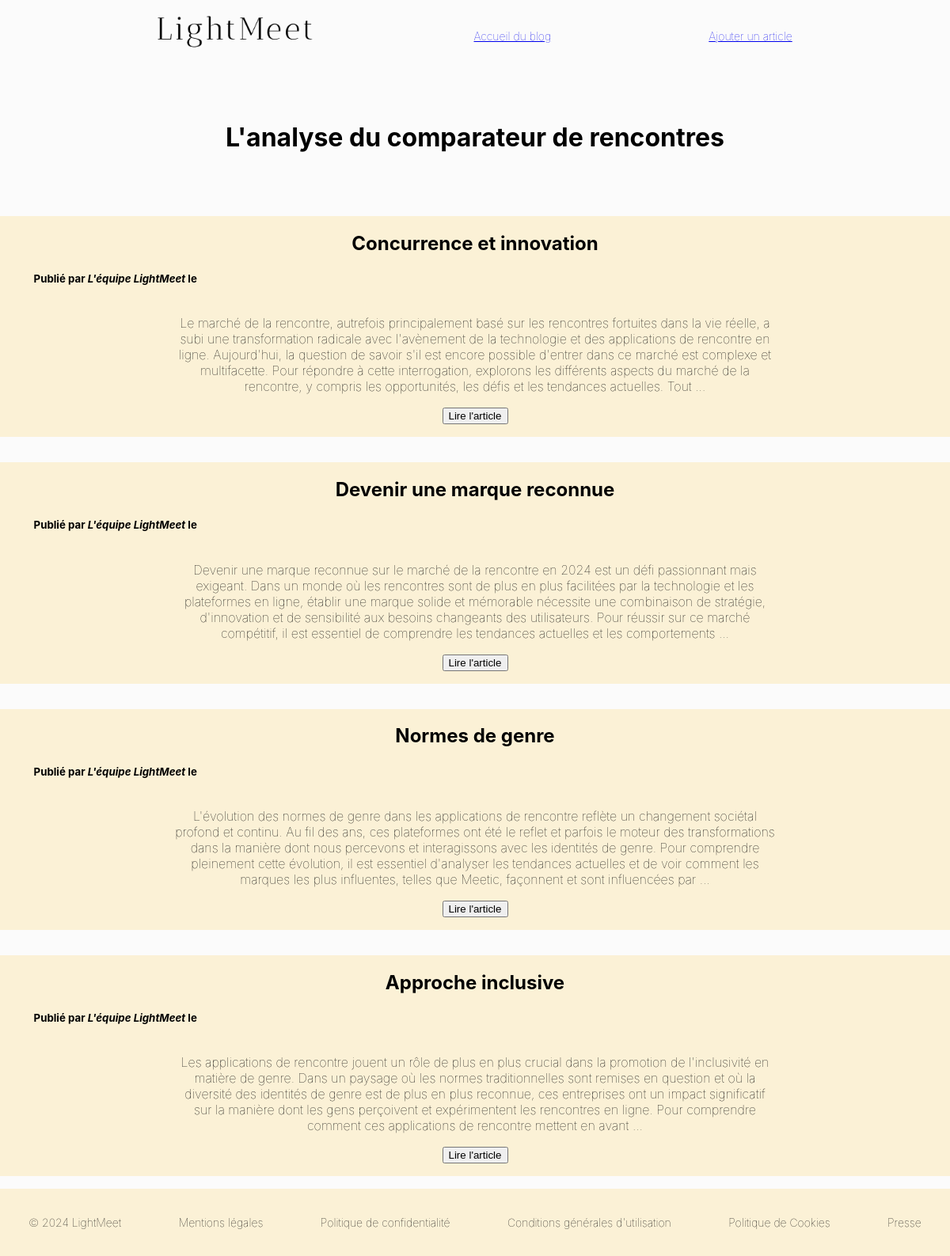
The page /blog/ on the database as committed earlier.
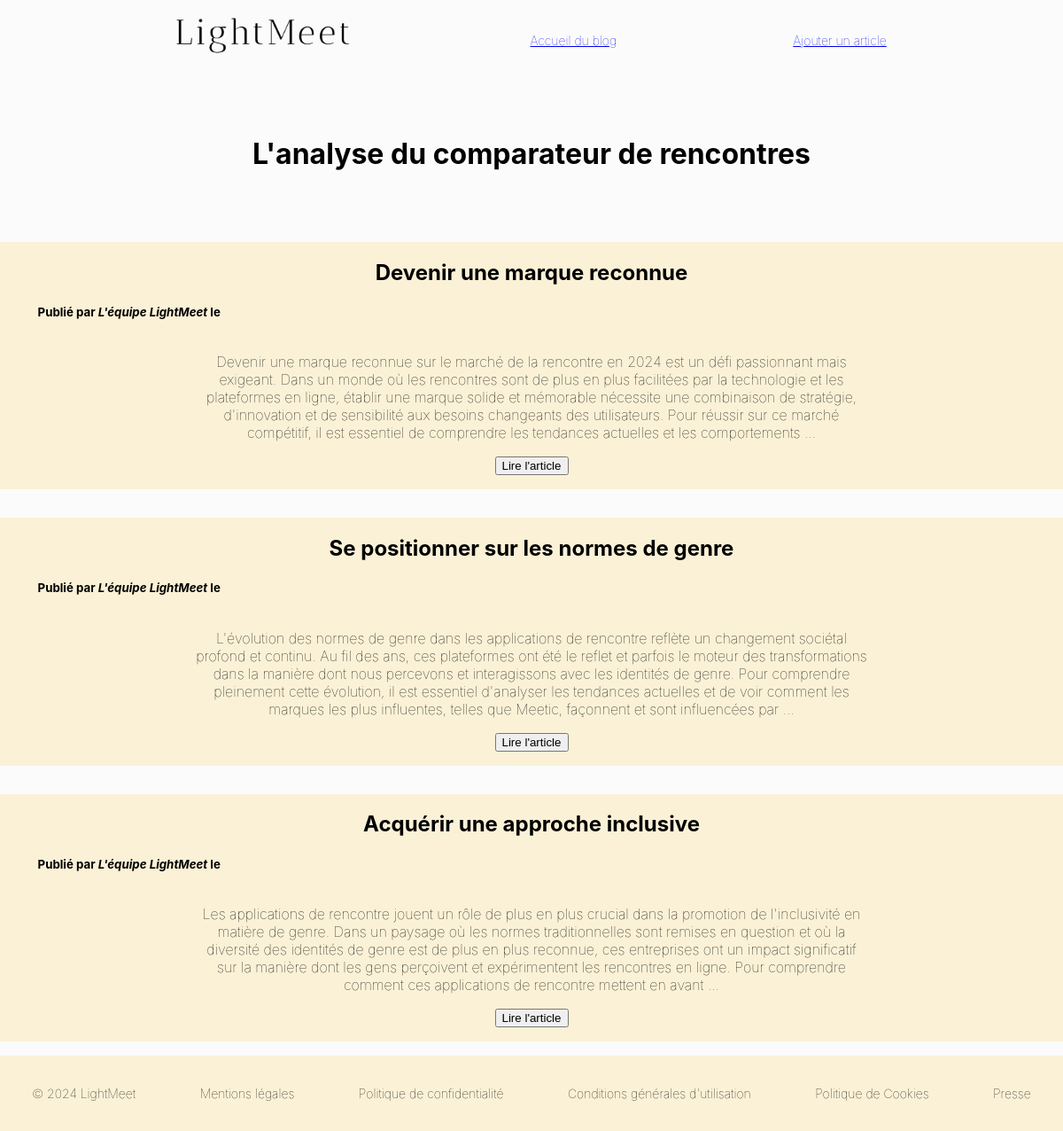
The same page on the database as committed later.
### posts/models.py (models this page shows, shortened)
class BlogPost(models.Model):
    image = models.FileField(upload_to='images_blog/',default='')
    title = models.CharField(max_length=255,unique=True,verbose_name="Titre")
    slug = models.SlugField(max_length=255,unique=True,blank=True)
    author = models.ForeignKey(User,on_delete=models.SET_NULL,null=True,blank=True)
    last_updated = models.DateTimeField(auto_now=True)
    created_on = models.DateField(blank=True,null=True)
    published = models.BooleanField(default=False,verbose_name="Publié")
    content = models.TextField(blank=True,verbose_name="Contenu")
    description = models.TextField(verbose_name="Description")
    class Meta:
        verbose_name = "Notre Article"
        verbose_name_plural = "Nos Articles"
        ordering=["-created_on"]

### posts/views.py (the view)
# urls.py: path('blog/', BlogHome.as_view(), name="blog_home"),
class BlogHome(ListView):
    model = BlogPost
    context_object_name = "posts"

### posts/templates/posts/blogpost_list.html (shortened to what this page needs)
{% extends 'posts/base_Posts.html' %}
{% load static %}
{% block css %}
<link rel="stylesheet" href="{% static 'posts/css/style_2.css' %}">
{{ block.super }}
<link rel="stylesheet" href="{% static 'posts/css/style_base.css' %}">
{% endblock %}
    {% block section %}
    <div class="container">
        <h1 class="Title">L'analyse du comparateur de rencontres</h1>
        {% for post in posts %}
        <article class="cardBlogPost">
            <div class="containerInfoBlog">
                <h2>{{ post.title }}</h2>
                <h5>Publié par <i>L'équipe LightMeet</i> le {{ post.created_on|date:'j F Y' }}</h5>
                <div class="containerTextButton">
                    <p>{{ post.content|safe|truncatewords:75 }}</p>
                    <form action="{% url  'blog_detail' slug=post.slug %}">
                        <button> Lire l'article</button>
                    </form>
                </div>
            </div>
        </article>
        {% endfor %}
    </div>
    {% endblock %}

Rows that differ between the two databases and show on the page:
removed BlogPost: title "Concurrence et innovation", content "Le marché de la rencontre, autrefois principalement basé sur les rencontres fortuites dans la vie réelle, a subi une transformation radicale avec l'avènement de la technologie et des applications de rencontre en ligne. Aujourd'hui, la question de savoir s'il est encore possible d'entrer dans ce marché est complexe et multifacette. Pour répondre à cette interrogation, explorons les différents aspects du marché de la rencontre, y compris les opportunités, les défis et les tendances actuelles. Tout …"
changed BlogPost: title "Normes de genre" → "Se positionner sur les normes de genre"
changed BlogPost: title "Approche inclusive" → "Acquérir une approche inclusive"
